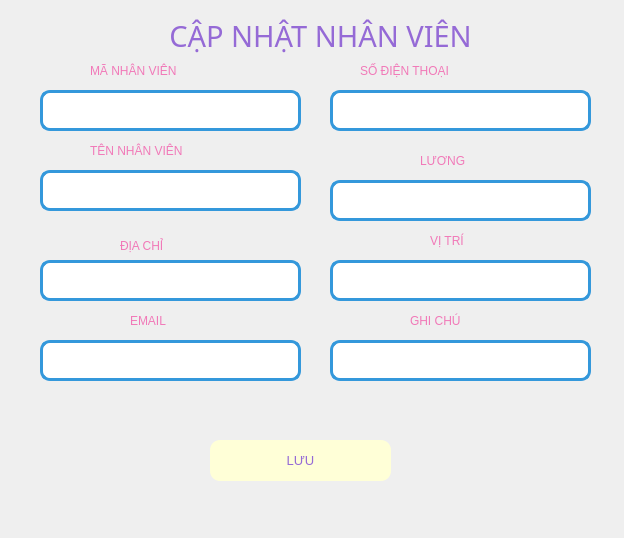
<?xml version="1.0" encoding="UTF-8"?>
<ui version="4.0">
 <class>updateNV</class>
 <widget class="QWidget" name="updateNV">
  <property name="geometry">
   <rect>
    <x>0</x>
    <y>0</y>
    <width>624</width>
    <height>538</height>
   </rect>
  </property>
  <property name="windowTitle">
   <string>Form</string>
  </property>
  <widget class="QTextEdit" name="txt_sdt">
   <property name="geometry">
    <rect>
     <x>330</x>
     <y>90</y>
     <width>261</width>
     <height>41</height>
    </rect>
   </property>
   <property name="styleSheet">
    <string notr="true">border-radius: 10px;
        border: 3px solid #3498db;  /* Viền xanh dương */
        background-color: #ffffff</string>
   </property>
  </widget>
  <widget class="QLabel" name="labelTitle">
   <property name="geometry">
    <rect>
     <x>100</x>
     <y>10</y>
     <width>441</width>
     <height>51</height>
    </rect>
   </property>
   <property name="font">
    <font>
     <family>Segoe UI Black</family>
     <pointsize>22</pointsize>
     <weight>10</weight>
     <italic>false</italic>
     <bold>false</bold>
    </font>
   </property>
   <property name="styleSheet">
    <string notr="true">color: rgb(149, 106, 214);
font: 87 22pt &quot;Segoe UI Black&quot;;</string>
   </property>
   <property name="text">
    <string>CẬP NHẬT NHÂN VIÊN</string>
   </property>
   <property name="alignment">
    <set>Qt::AlignCenter</set>
   </property>
  </widget>
  <widget class="QLabel" name="label_3">
   <property name="geometry">
    <rect>
     <x>130</x>
     <y>310</y>
     <width>81</width>
     <height>21</height>
    </rect>
   </property>
   <property name="styleSheet">
    <string notr="true">font: 10pt &quot;UTM Bell&quot;;
color: rgb(241, 121, 184);
</string>
   </property>
   <property name="text">
    <string>EMAIL</string>
   </property>
  </widget>
  <widget class="QLabel" name="label_2">
   <property name="geometry">
    <rect>
     <x>120</x>
     <y>230</y>
     <width>101</width>
     <height>31</height>
    </rect>
   </property>
   <property name="styleSheet">
    <string notr="true">font: 10pt &quot;UTM Bell&quot;;
color: rgb(241, 121, 184);
</string>
   </property>
   <property name="text">
    <string>ĐỊA CHỈ</string>
   </property>
  </widget>
  <widget class="QLabel" name="label_5">
   <property name="geometry">
    <rect>
     <x>430</x>
     <y>230</y>
     <width>61</width>
     <height>21</height>
    </rect>
   </property>
   <property name="styleSheet">
    <string notr="true">font: 10pt &quot;UTM Bell&quot;;
color: rgb(241, 121, 184);
</string>
   </property>
   <property name="text">
    <string>VỊ TRÍ</string>
   </property>
  </widget>
  <widget class="QPushButton" name="btn_luunv">
   <property name="geometry">
    <rect>
     <x>210</x>
     <y>440</y>
     <width>181</width>
     <height>41</height>
    </rect>
   </property>
   <property name="font">
    <font>
     <pointsize>10</pointsize>
    </font>
   </property>
   <property name="styleSheet">
    <string>background-color: rgb(255, 255, 215); color: rgb(149, 106, 214); border-radius: 10px;</string>
   </property>
   <property name="text">
    <string>LƯU</string>
   </property>
  </widget>
  <widget class="QTextEdit" name="txt_vitri">
   <property name="geometry">
    <rect>
     <x>330</x>
     <y>260</y>
     <width>261</width>
     <height>41</height>
    </rect>
   </property>
   <property name="styleSheet">
    <string notr="true">border-radius: 10px;
        border: 3px solid #3498db;  /* Viền xanh dương */
        background-color: #ffffff</string>
   </property>
  </widget>
  <widget class="QLabel" name="label">
   <property name="geometry">
    <rect>
     <x>90</x>
     <y>135</y>
     <width>171</width>
     <height>31</height>
    </rect>
   </property>
   <property name="styleSheet">
    <string notr="true">font: 10pt &quot;UTM Bell&quot;;
color: rgb(241, 121, 184);
</string>
   </property>
   <property name="text">
    <string>TÊN NHÂN VIÊN</string>
   </property>
  </widget>
  <widget class="QTextEdit" name="txt_luong">
   <property name="geometry">
    <rect>
     <x>330</x>
     <y>180</y>
     <width>261</width>
     <height>41</height>
    </rect>
   </property>
   <property name="styleSheet">
    <string notr="true">border-radius: 10px;
        border: 3px solid #3498db;  /* Viền xanh dương */
        background-color: #ffffff</string>
   </property>
  </widget>
  <widget class="QTextEdit" name="txt_email">
   <property name="geometry">
    <rect>
     <x>40</x>
     <y>340</y>
     <width>261</width>
     <height>41</height>
    </rect>
   </property>
   <property name="styleSheet">
    <string notr="true">border-radius: 10px;
        border: 3px solid #3498db;  /* Viền xanh dương */
        background-color: #ffffff</string>
   </property>
  </widget>
  <widget class="QTextEdit" name="txt_diachi">
   <property name="geometry">
    <rect>
     <x>40</x>
     <y>260</y>
     <width>261</width>
     <height>41</height>
    </rect>
   </property>
   <property name="styleSheet">
    <string notr="true">border-radius: 10px;
        border: 3px solid #3498db;  /* Viền xanh dương */
        background-color: #ffffff</string>
   </property>
  </widget>
  <widget class="QLabel" name="label_6">
   <property name="geometry">
    <rect>
     <x>420</x>
     <y>150</y>
     <width>91</width>
     <height>21</height>
    </rect>
   </property>
   <property name="styleSheet">
    <string notr="true">font: 10pt &quot;UTM Bell&quot;;
color: rgb(241, 121, 184);
</string>
   </property>
   <property name="text">
    <string>LƯƠNG</string>
   </property>
  </widget>
  <widget class="QTextEdit" name="txt_tennv">
   <property name="geometry">
    <rect>
     <x>40</x>
     <y>170</y>
     <width>261</width>
     <height>41</height>
    </rect>
   </property>
   <property name="styleSheet">
    <string notr="true">border-radius: 10px;
        border: 3px solid #3498db;  /* Viền xanh dương */
        background-color: #ffffff</string>
   </property>
  </widget>
  <widget class="QLabel" name="label_4">
   <property name="geometry">
    <rect>
     <x>360</x>
     <y>60</y>
     <width>161</width>
     <height>21</height>
    </rect>
   </property>
   <property name="styleSheet">
    <string notr="true">font: 10pt &quot;UTM Bell&quot;;
color: rgb(241, 121, 184);
</string>
   </property>
   <property name="text">
    <string>SỐ ĐIỆN THOẠI</string>
   </property>
  </widget>
  <widget class="QTextEdit" name="txt_manv">
   <property name="geometry">
    <rect>
     <x>40</x>
     <y>90</y>
     <width>261</width>
     <height>41</height>
    </rect>
   </property>
   <property name="styleSheet">
    <string notr="true">border-radius: 10px;
        border: 3px solid #3498db;  /* Viền xanh dương */
        background-color: #ffffff</string>
   </property>
  </widget>
  <widget class="QLabel" name="label_7">
   <property name="geometry">
    <rect>
     <x>90</x>
     <y>55</y>
     <width>171</width>
     <height>31</height>
    </rect>
   </property>
   <property name="styleSheet">
    <string notr="true">font: 10pt &quot;UTM Bell&quot;;
color: rgb(241, 121, 184);
</string>
   </property>
   <property name="text">
    <string>MÃ NHÂN VIÊN</string>
   </property>
  </widget>
  <widget class="QTextEdit" name="txt_note">
   <property name="geometry">
    <rect>
     <x>330</x>
     <y>340</y>
     <width>261</width>
     <height>41</height>
    </rect>
   </property>
   <property name="styleSheet">
    <string notr="true">border-radius: 10px;
        border: 3px solid #3498db;  /* Viền xanh dương */
        background-color: #ffffff</string>
   </property>
  </widget>
  <widget class="QLabel" name="label_8">
   <property name="geometry">
    <rect>
     <x>410</x>
     <y>310</y>
     <width>101</width>
     <height>21</height>
    </rect>
   </property>
   <property name="styleSheet">
    <string notr="true">font: 10pt &quot;UTM Bell&quot;;
color: rgb(241, 121, 184);
</string>
   </property>
   <property name="text">
    <string>GHI CHÚ</string>
   </property>
  </widget>
 </widget>
 <resources/>
 <connections/>
</ui>
